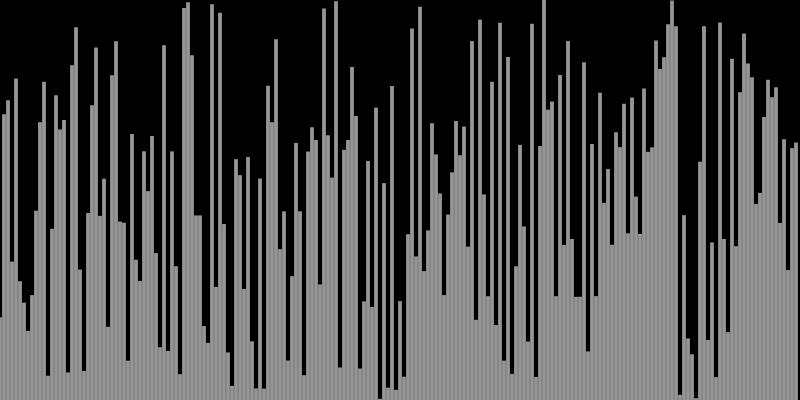
Frame 1 (no input)
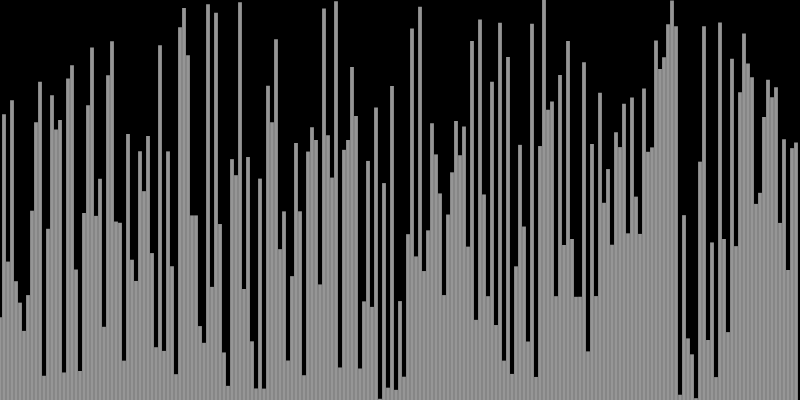
Frame 60 (no input)
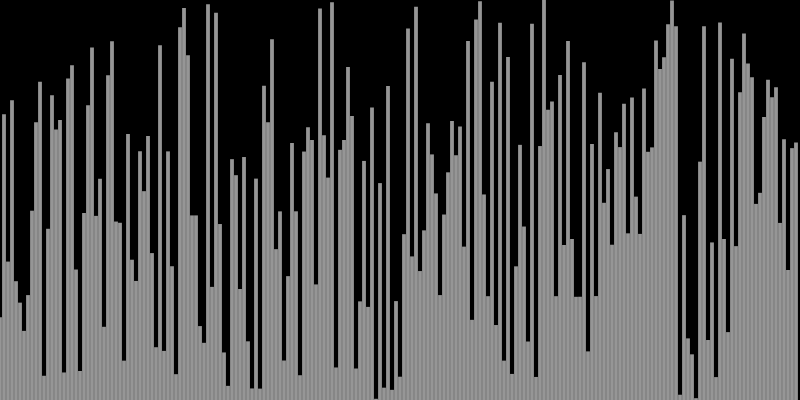
Frame 120 (the mouse pressed at the canvas centre since frame 60)

The p5.js sketch that drew these frames (run headless with seeded random() and noise() and a simulated clock; from frame 60 on, the mouse is pressed at the canvas centre):

// p5.js sketch
// ── sketch.js
'use strict';


//change for more bars (rec. 4)
const scl =4;
let numArray;
let lenOfArray;
let i;
function setup() {
    //change for other canvas size
    createCanvas(800, 400);
    background("black");
    numArray = new Array(floor(width/scl));
    lenOfArray= numArray.length;
    i = 0;
    //fill array
    for (let i = 0; i < numArray.length; i++) {
        numArray[i] = random(0, height);
    }
    console.log(numArray.length)
}


function draw() {

    background("black");


    if (numArray[i] > numArray[i + 1]) {
        let a = numArray[i];
        let b = numArray[i + 1];
        //swap
        numArray[i] = b;
        numArray[i + 1] = a;
    }
    i++;
    //minus the already checked, gets faster if less elements are checked
    if(i===width/scl + (lenOfArray-(width/scl))){
        i=0;
        lenOfArray--;
    }
    show();

    if(lenOfArray<=0){
        noLoop();
        background("green");
        show();
    }


}

function show() {
    for (let i = 0; i < numArray.length; i++) {
        strokeWeight(3.8);
        stroke(150);
        strokeCap(SQUARE);
        line(i*scl, height, i*scl, height - numArray[i]);
    }
}
